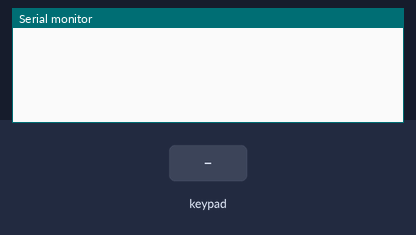
The sketch below on a simulated Arduino Uno, built with avr-gcc and run on an emulated ATmega328P. Parts: the last lines printed to the serial monitor. The test bench sets the inputs (shaded band).

Above: at 1.2 s.
1.3 s: key '1' pressed
At 2.2 s:
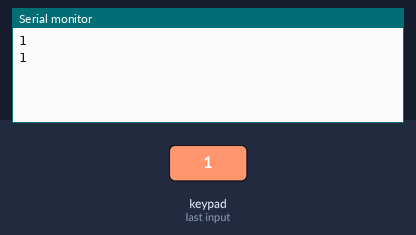
2.8 s: keypad keys 9 8 7 6 # pressed 0.4 s apart
At 4.7 s:
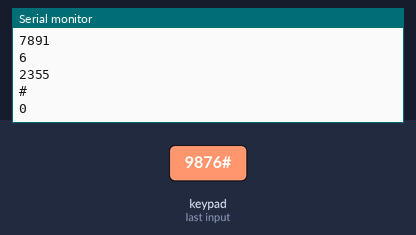
6.3 s: key 'A' pressed
At 7.2 s:
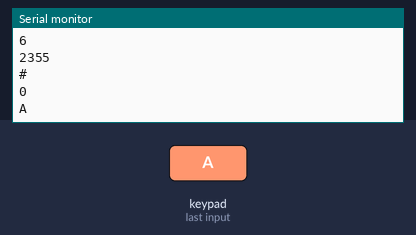
7.8 s: keypad keys 9 8 7 6 * pressed 0.4 s apart
At 10.6 s:
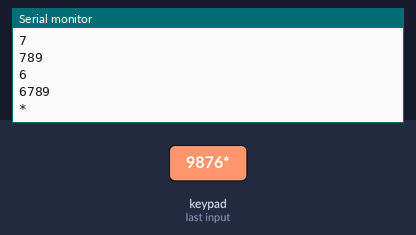
11.3 s: key 'B' pressed
At 12.3 s:
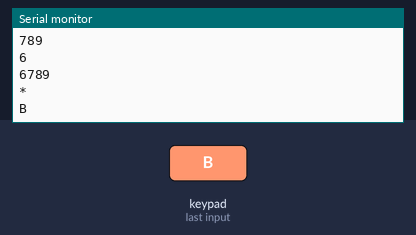
12.8 s: keypad keys 9 8 7 6 D pressed 0.4 s apart
At 15.7 s:
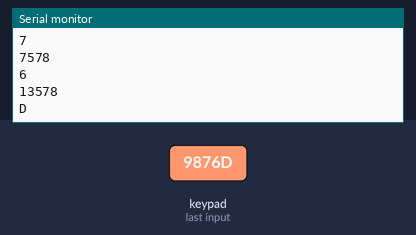
Timing chart, 0 to 17.2 s (numbered marks = the images above; inputs shaded):
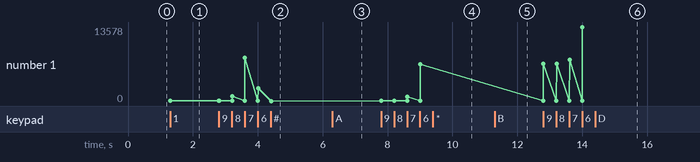

The sketch:

keypad_test.ino
```cpp
#include <Keypad.h>
int Mode = 1, form, A = 0, B = 0, i = 0, ans;

#include <Wire.h>
#include <LiquidCrystal_I2C.h>
int x;
LiquidCrystal_I2C lcd(0x27, 16, 2);

const byte ROWS = 4; //four rows
const byte COLS = 4; //three columns
char keys[ROWS][COLS] = {
  {'1', '2', '3', 'A'},
  {'4', '5', '6', 'B'},
  {'7', '8', '9', 'C'},
  {'*', '0', '#', 'D'}
};
byte rowPins[ROWS] = {9, 8, 7, 6};
byte colPins[COLS] = {4, 5, 3, 2};
Keypad keypad = Keypad( makeKeymap(keys), rowPins, colPins, ROWS, COLS );

String input_A;
String input_B;


void setup() {
  Serial.begin(9600);
  //  lcd.init();
  //  lcd.backlight();
}

void loop() {
  char key = keypad.getKey();

  if (key) {
    Serial.println(key);
    if (key == '1') {
      if (Mode == 1) {
        A += 1 * pow(10, i); Serial.print(A);

      }
      else if (Mode == 2) {
        B += 1 * pow(10, i); Serial.print(B);
      }
      i++;
    }
    if (key == '2') {
      if (Mode == 1) {
        A += 2 * pow(10, i); Serial.print(A);

      }
      else if (Mode == 2) {
        B += 2 * pow(10, i); Serial.print(B);
      }
      i++;
    }
    if (key == '3') {
      if (Mode == 1) {
        A += 3 * pow(10, i); Serial.print(A);
      }
      else if (Mode == 2) {
        B += 3 * pow(10, i); Serial.print(B);
      }
      i++;
    }
    if (key == '4') {
      if (Mode == 1) {
        A += 4 * pow(10, i); Serial.print(A);
      }
      else if (Mode == 2) {
        B += 4 * pow(10, i); Serial.print(B);
      }
      i++;
    }    if (key == '5') {
      if (Mode == 1) {
        A += 5 * pow(10, i); Serial.print(A);
      }
      else if (Mode == 2) {
        B += 5 * pow(10, i); Serial.print(B);
      }
      i++;
    }
    if (key == '6') {
      if (Mode == 1) {
        A += 6 * pow(10, i); Serial.print(A);
      }
      else if (Mode == 2) {
        B += 6 * pow(10, i); Serial.print(B);
      }
      i++;
    }
    if (key == '7') {
      if (Mode == 1) {
        A += 7 * pow(10, i); Serial.print(A);
      }
      else if (Mode == 2) {
        B += 7 * pow(10, i); Serial.print(B);
      }
      i++;
    }
    if (key == '8') {
      if (Mode == 1) {
        A += 8 * pow(10, i); Serial.print(A);
      }
      else if (Mode == 2) {
        B += 8 * pow(10, i); Serial.print(B);
      }
      i++;
    }
    if (key == '9') {
      if (Mode == 1) {
        A += 9 * pow(10, i); Serial.print(A);
      }
      else if (Mode == 2) {
        B += 9 * pow(10, i); Serial.print(B);
      }
      i++;
    }
    if (key == '0') {
      if (Mode == 1) {
        A += 0 ; Serial.print(A);
      }
      else if (Mode == 2) {
        B += 0 ; Serial.print(B);
      }
      i++;
    }
    if (key == 'A')//=
    {
      if (Mode == 1)
      {
        form = 1;
        Mode = 2;
        i = 0;
      }
    }

    if (key == 'B')//=
    {
      if (Mode == 1)
      {
        form = 2;
        Mode = 2;
        i = 0;
      }
    }
    if (key == 'C')//=
    {
      if (Mode == 1)
      {
        form = 3;
        Mode = 2;
        i = 0;
      }
    }
    if (key == 'D')//=
    {
      if (Mode == 1)
      {
        form = 4;
        Mode = 2;
        i = 0;
      }
    }
    if (key == '#')//=
    {
      if (form == 1) {
        ans = A + B;
      }
      if (form == 2) {
        ans = A - B;
      }
      if (form == 3) {
        ans = A * B;
      }
      if (form == 4) {
        ans = A / B;
      }
      Serial.println(ans);
    }
    if (key == '*')
    {
      A ;
      B ;
      ans = 0;
      i = 0;
      Mode = 1;
    }
    Serial.println();
  }
  //  lcd.setCursor(0, 0);
  //  lcd.print("               ");
  //  if (A>=0){
  //    Serial.print(A);
  //  }else if (Mode==2){
  //    Serial.print(A);
  //    }

  //  if(form==1){Serial.print(" + ");}
  //  if(form==2){Serial.print(" - ");}
  //  if(form==3){Serial.print(" * ");}
  //  if(form==4){Serial.print(" / ");}
  //    if (B>=0){
  //    Serial.print(B);
}

//  lcd.setCursor(1, 0);
//  Serial.println(ans);
//  lcd.print("               ");
//}
```

Measured:
- after the input at 1.3 s, the serial monitor: prints a new line at once (image 1)
- after the input at 2.8 s, the serial monitor: prints a new line at once (image 2)
- after the input at 6.3 s, the serial monitor: prints a new line at once (image 3)
- after the input at 7.8 s, the serial monitor: prints a new line at once (image 4)
- after the input at 11.3 s, the serial monitor: prints a new line at once (image 5)
- after the input at 12.8 s, the serial monitor: prints a new line at once (image 6)
- plotted number 1: 1 → 0 after the input at 2.8 s, 0 → 6789 after the input at 7.8 s, 6789 → 13578 after the input at 12.8 s
